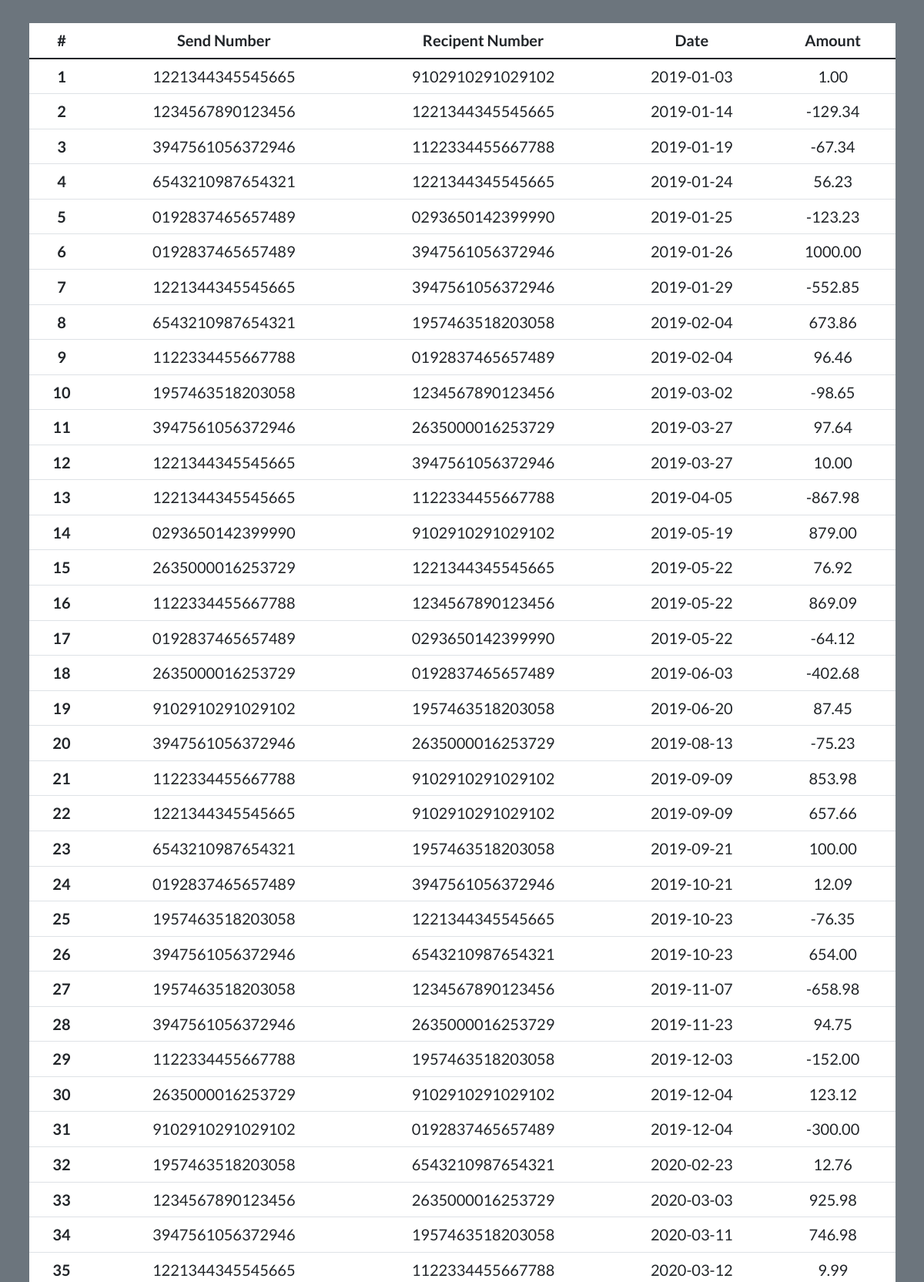
Page /bankapp/src/overflow.php (upper part) on the committed database.
### tables this page shows
CREATE TABLE overflow
(
	overflow_id INT PRIMARY KEY NOT NULL AUTO_INCREMENT,
    overflow_send_number VARCHAR(16) NOT NULL,
    overflow_recipent_number VARCHAR(16) NOT NULL,
    overflow_data DATE NOT NULL,
    overflow_amount DECIMAL(11,2) NOT NULL,
    
    FOREIGN KEY (overflow_send_number) 
    REFERENCES card (card_nr)
    ON UPDATE CASCADE
    ON DELETE NO ACTION,
    
    
    FOREIGN KEY (overflow_recipent_number) 
    REFERENCES card (card_nr)
    ON UPDATE CASCADE
    ON DELETE NO ACTION
);

### bankapp/src/overflow.php (the view, shortened to what this page needs)
<!doctype html>
<html lang="en">
  <head>
    <link rel="stylesheet" href="https://cdn.jsdelivr.net/npm/bootstrap@4.3.1/dist/css/bootstrap.min.css">
    <link rel="stylesheet" type="text/css" href="//netdna.bootstrapcdn.com/bootstrap/3.1.1/css/bootstrap.min.css">
    <link href="../css/bootstrap.css" rel="stylesheet">
    <link href="https://cdn.jsdelivr.net/npm/bootstrap@5.0.0/dist/css/bootstrap.min.css" rel="stylesheet" >
  </head>
  <body class="bg-secondary d-flex flex-column min-vh-100">
  <div class="container mt-5 mb-5 content-height">
        <div class="row">
            <table class="table table-hover bg-white text-center fs-2">
                    <thead>
                        <tr>
                        <th scope="col">#</th>
                        <th scope="col">Send Number</th>
                        <th scope="col">Recipent Number</th>
                        <th scope="col">Date</th>
                        <th scope="col">Amount</th>
                        </tr>
                    </thead>
                <tbody>
                <?php
                    include '../connect.php';
                    $sql = "SELECT * FROM overflow ORDER BY overflow_data";
                    $result = $conn->query($sql);
                    if ($result->num_rows > 0) {
                        $nr=1;
                    while($row = $result->fetch_assoc()) {
                        echo '<tr><th scope="row">'.$nr.'</th><td>'.$row['overflow_send_number'].'</td><td>'.$row['overflow_recipent_number'].'</td><td>'.$row['overflow_data'].'</td><td>'.$row['overflow_amount'].'</td></tr>';
                        $nr+=1;
                    }
                    } else {
                    echo "0 results";
                    }
                ?>
                </tbody>
            </table>
        </div>
    </div>
  </body>
</html>

### bankapp/src/overflow.php (style rules this page uses)
html, body { font-family: 'Lato', sans-serif; }

### rows in the picture
overflow: overflow_send_number "1221344345545665", overflow_recipent_number "9102910291029102", overflow_data "2019-01-03", overflow_amount "1.00"
overflow: overflow_send_number "1234567890123456", overflow_recipent_number "1221344345545665", overflow_data "2019-01-14", overflow_amount "-129.34"
overflow: overflow_send_number "3947561056372946", overflow_recipent_number "1122334455667788", overflow_data "2019-01-19", overflow_amount "-67.34"
overflow: overflow_send_number "6543210987654321", overflow_recipent_number "1221344345545665", overflow_data "2019-01-24", overflow_amount "56.23"
overflow: overflow_send_number "0192837465657489", overflow_recipent_number "0293650142399990", overflow_data "2019-01-25", overflow_amount "-123.23"
overflow: overflow_send_number "0192837465657489", overflow_recipent_number "3947561056372946", overflow_data "2019-01-26", overflow_amount "1000.00"
overflow: overflow_send_number "1221344345545665", overflow_recipent_number "3947561056372946", overflow_data "2019-01-29", overflow_amount "-552.85"
overflow: overflow_send_number "6543210987654321", overflow_recipent_number "1957463518203058", overflow_data "2019-02-04", overflow_amount "673.86"
overflow: overflow_send_number "1122334455667788", overflow_recipent_number "0192837465657489", overflow_data "2019-02-04", overflow_amount "96.46"
overflow: overflow_send_number "1957463518203058", overflow_recipent_number "1234567890123456", overflow_data "2019-03-02", overflow_amount "-98.65"
overflow: overflow_send_number "3947561056372946", overflow_recipent_number "2635000016253729", overflow_data "2019-03-27", overflow_amount "97.64"
overflow: overflow_send_number "1221344345545665", overflow_recipent_number "3947561056372946", overflow_data "2019-03-27", overflow_amount "10.00"
overflow: overflow_send_number "1221344345545665", overflow_recipent_number "1122334455667788", overflow_data "2019-04-05", overflow_amount "-867.98"
overflow: overflow_send_number "0293650142399990", overflow_recipent_number "9102910291029102", overflow_data "2019-05-19", overflow_amount "879.00"
overflow: overflow_send_number "2635000016253729", overflow_recipent_number "1221344345545665", overflow_data "2019-05-22", overflow_amount "76.92"
overflow: overflow_send_number "1122334455667788", overflow_recipent_number "1234567890123456", overflow_data "2019-05-22", overflow_amount "869.09"
overflow: overflow_send_number "0192837465657489", overflow_recipent_number "0293650142399990", overflow_data "2019-05-22", overflow_amount "-64.12"
overflow: overflow_send_number "2635000016253729", overflow_recipent_number "0192837465657489", overflow_data "2019-06-03", overflow_amount "-402.68"
overflow: overflow_send_number "9102910291029102", overflow_recipent_number "1957463518203058", overflow_data "2019-06-20", overflow_amount "87.45"
overflow: overflow_send_number "3947561056372946", overflow_recipent_number "2635000016253729", overflow_data "2019-08-13", overflow_amount "-75.23"
overflow: overflow_send_number "1122334455667788", overflow_recipent_number "9102910291029102", overflow_data "2019-09-09", overflow_amount "853.98"
overflow: overflow_send_number "1221344345545665", overflow_recipent_number "9102910291029102", overflow_data "2019-09-09", overflow_amount "657.66"
overflow: overflow_send_number "6543210987654321", overflow_recipent_number "1957463518203058", overflow_data "2019-09-21", overflow_amount "100.00"
overflow: overflow_send_number "0192837465657489", overflow_recipent_number "3947561056372946", overflow_data "2019-10-21", overflow_amount "12.09"
overflow: overflow_send_number "1957463518203058", overflow_recipent_number "1221344345545665", overflow_data "2019-10-23", overflow_amount "-76.35"
overflow: overflow_send_number "3947561056372946", overflow_recipent_number "6543210987654321", overflow_data "2019-10-23", overflow_amount "654.00"
overflow: overflow_send_number "1957463518203058", overflow_recipent_number "1234567890123456", overflow_data "2019-11-07", overflow_amount "-658.98"
overflow: overflow_send_number "3947561056372946", overflow_recipent_number "2635000016253729", overflow_data "2019-11-23", overflow_amount "94.75"
overflow: overflow_send_number "1122334455667788", overflow_recipent_number "1957463518203058", overflow_data "2019-12-03", overflow_amount "-152.00"
overflow: overflow_send_number "2635000016253729", overflow_recipent_number "9102910291029102", overflow_data "2019-12-04", overflow_amount "123.12"
overflow: overflow_send_number "9102910291029102", overflow_recipent_number "0192837465657489", overflow_data "2019-12-04", overflow_amount "-300.00"
overflow: overflow_send_number "1957463518203058", overflow_recipent_number "6543210987654321", overflow_data "2020-02-23", overflow_amount "12.76"
overflow: overflow_send_number "1234567890123456", overflow_recipent_number "2635000016253729", overflow_data "2020-03-03", overflow_amount "925.98"
overflow: overflow_send_number "3947561056372946", overflow_recipent_number "1957463518203058", overflow_data "2020-03-11", overflow_amount "746.98"
overflow: overflow_send_number "1221344345545665", overflow_recipent_number "1122334455667788", overflow_data "2020-03-12", overflow_amount "9.99"
